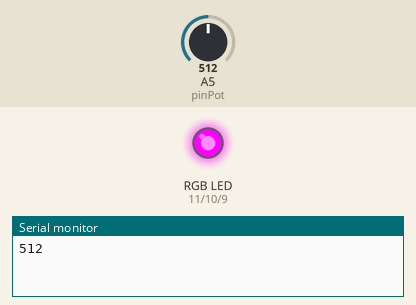
Simulated run of this sketch. Board: Arduino Uno, built with avr-gcc and run on an emulated ATmega328P. Parts: an RGB LED mixed from three pins (HIGH = lit), the last lines printed to the serial monitor. Inputs (shaded band) come from the test bench; at power-on: A5 (pinPot) = 512.

Above: at 2.3 s.
2.4 s: A5 (pinPot) set to 0
4.6 s: A5 (pinPot) set to 122
At 4.9 s:
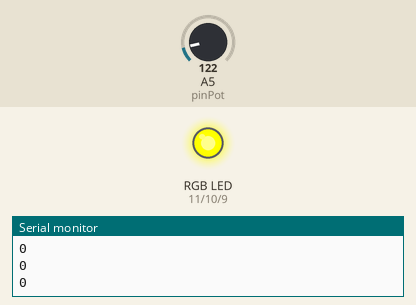
At 5.39 s:
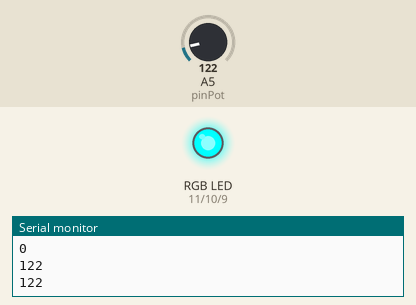
Timing chart, 0 to 14.1 s (numbered marks = the images above; inputs shaded):
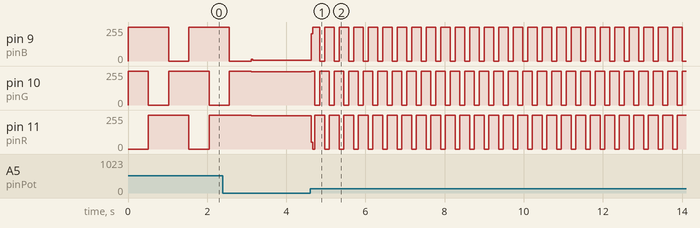

Measured:
- after the input at 4.6 s, pin 9 (pinB): 6/255 → 204/255 at once, then moves between 0/255 and 255/255, repeating every 1.1 s; pin 10 (pinG): 248/255 → 255/255 at once, then repeats every 0.37 s: 0/255 0.12 s, 255/255 0.24 s; pin 11 (pinR): 248/255 → 52/255 at once, then moves between 0/255 and 255/255, repeating every 1.1 s

The sketch:

RGB.ino
```cpp
int pinR = 11;
int pinG = 10;
int pinB = 9 ;

int pinPot = A5;

boolean anodo_comum = true;

void setup() {
  // put your setup code here, to run once:

Serial.begin(9600);

pinMode(pinR, OUTPUT);
pinMode(pinG, OUTPUT);
pinMode(pinB, OUTPUT);
}

void loop() {
  // put your main code here, to run repeatedly:

pinPot = analogRead(A5);

setColor(255,0,0);
delay(pinPot);
setColor(0,255,0);
delay(pinPot);
setColor(0,0,255);
delay(pinPot);

Serial.println(pinPot);
 }


  void setColor(int red, int green, int blue){
  if(anodo_comum == true){
    red = 255 - red;
    green = 255 - green;
    blue = 255 - blue;
    }
    analogWrite(pinR, red);
    analogWrite(pinG, green);
    analogWrite(pinB, blue);
  }
```
